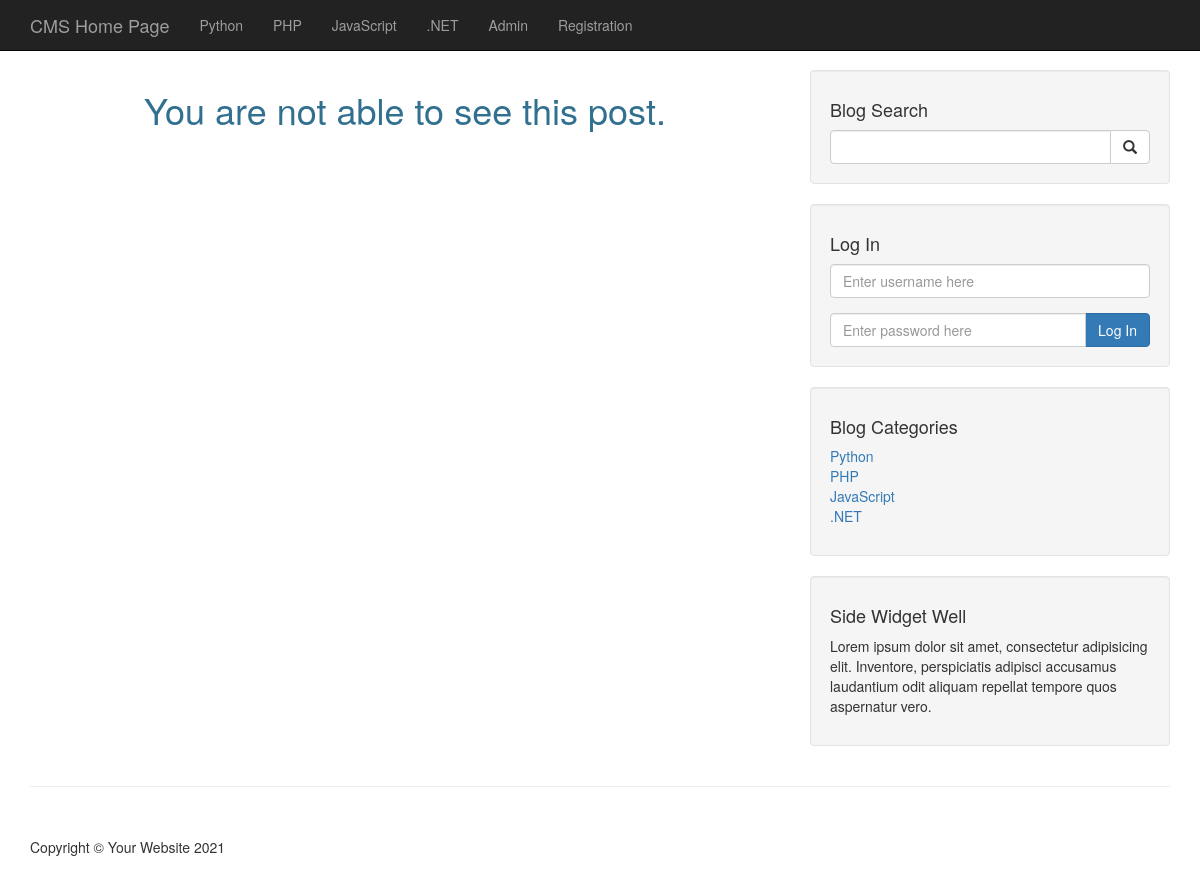
/post.php?p_id=33, run on an earlier commit of the app's database.
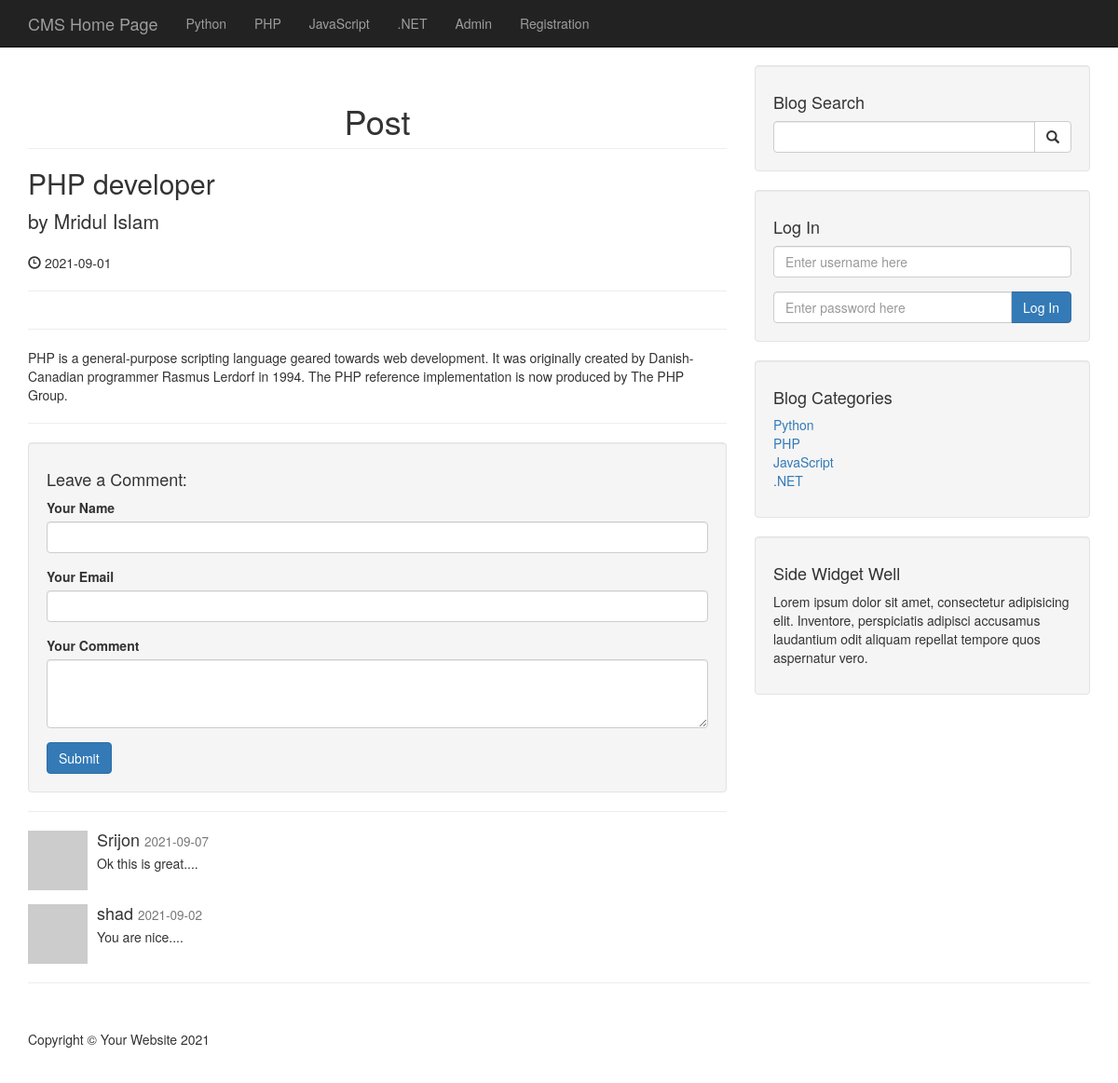
And on a later commit of the database.
### tables this page shows
CREATE TABLE `categories` (
  `cat_id` int(3) NOT NULL,
  `cat_title` varchar(255) NOT NULL
);

CREATE TABLE `posts` (
  `post_id` int(3) NOT NULL,
  `post_category_id` int(3) NOT NULL,
  `post_title` varchar(255) NOT NULL,
  `post_author` varchar(255) NOT NULL,
  `post_user` varchar(255) NOT NULL,
  `post_date` date NOT NULL,
  `post_image` text NOT NULL,
  `post_content` text NOT NULL,
  `post_tags` varchar(255) NOT NULL,
  `post_comment_count` int(3) NOT NULL,
  `post_status` varchar(255) NOT NULL DEFAULT 'draft',
  `post_views_count` int(11) NOT NULL
);

CREATE TABLE `comments` (
  `comment_id` int(3) NOT NULL,
  `comment_post_id` int(3) NOT NULL,
  `comment_author` varchar(255) NOT NULL,
  `comment_email` varchar(255) NOT NULL,
  `comment_content` text NOT NULL,
  `comment_status` varchar(255) NOT NULL,
  `comment_date` date NOT NULL
);

### post.php (the view, shortened to what this page needs)
<?php include("includes/db.php"); ?>
<?php include("includes/header.php"); ?>
    <?php include("includes/navigation.php");?>
    <div class="container">
        <div class="row">
            <div class="col-md-8">
                <?php
                if(isset($_GET['p_id'])){
                    $the_post_id = $_GET['p_id'];
                    $query = "UPDATE posts SET post_views_count = post_views_count + 1 WHERE post_id = {$the_post_id}";
                    if(isset($_SESSION['user_role']) && $_SESSION['user_role'] == 'Admin'){
                        $query = "SELECT * FROM posts WHERE post_id='{$the_post_id}' ";
                    }
                    else{
                        $query = "SELECT * FROM posts WHERE post_id='{$the_post_id}' AND post_status = 'published' ";
                    }
                    $select_all_posts_query = mysqli_query($connection,$query);
                    $count_posts = mysqli_num_rows($select_all_posts_query);
                    if($count_posts < 1){
                        echo "<h1 class='text-center text-info'> You are not able to see this post. </h1>";
                    }
                    else{
                        while($row = mysqli_fetch_assoc($select_all_posts_query)){
                            $post_title   = $row['post_title'];
                            $post_user    = $row['post_user'];
                            $post_date    = $row['post_date'];
                            $post_content = $row['post_content'];
                ?>
                        <h1 class="page-header text-center">
                            Post
                        </h1>
                        <h2>
                            <?php echo $post_title;?>
                        </h2>
                        <p class="lead">
                            by <?php echo $post_user;?>
                        </p>
                        <p><span class="glyphicon glyphicon-time"></span> <?php echo $post_date;?> </p>
                        <hr>
                        <hr>
                        <p> <?php echo $post_content;?> </p>
                        <hr>
                <?php
                            }
                ?>
                        <div class="well">
                            <h4>Leave a Comment:</h4>
                            <form action="" method="post" role="form">
                                <div class="form-group">
                                    <label for="author">Your Name</label>
                                    <input type="text" name="comment_author" class="form-control" id="author">
                                </div>
                                <div class="form-group">
                                    <label for="email">Your Email</label>
                                    <input type="email" name="comment_email" class="form-control" id="email">
                                </div>
                                <div class="form-group">
                                    <label for="comment">Your Comment</label>
                                    <textarea class="form-control" rows="3" id="comment" name="comment_content"></textarea>
                                </div>
                                <button type="submit" class="btn btn-primary" name="create_comment">Submit</button>
                            </form>
                        </div>
                        <hr>
                <?php
                        $query = "SELECT * FROM comments WHERE comment_post_id={$the_post_id} ";
                        $query .= "AND comment_status='approved' ";
                        $query .= "ORDER BY comment_id DESC ";
                        $select_comment_query = mysqli_query($connection, $query);
                        while($row = mysqli_fetch_assoc($select_comment_query)){
                            $the_comment_author = $row['comment_author'];
                            $the_comment_date = $row['comment_date'];
                            $the_comment_content = $row['comment_content'];
                ?>
                            <div class="media">
                                <a class="pull-left" href="#">
                                    <img class="media-object" src="http://placehold.it/64x64" alt="">
                                </a>
                                <div class="media-body">
                                    <h4 class="media-heading"><?php echo $the_comment_author; ?>
                                        <small><?php echo $the_comment_date; ?></small>
                                    </h4>
                                    <?php echo $the_comment_content;?>
                                </div>
                            </div>
                <?php
                        }
                    }
                }
                else{
                    header("Location: index.php");
                }
                ?>
            </div>
            <?php include("includes/sidebar.php");?>
        </div>
        <hr>
<?php include("includes/footer.php"); ?>

### includes/header.php (shortened to what this page needs)
<!DOCTYPE html>
<html lang="en">
<head>
    <link href="css/bootstrap.min.css" rel="stylesheet">
    <link href="css/blog-home.css" rel="stylesheet">
    <link rel="stylesheet" type="text/css" href="css/style.css" media="all">
</head>
<body>

### includes/navigation.php (shortened to what this page needs)
<nav class="navbar navbar-inverse navbar-fixed-top" role="navigation">
        <div class="container">
            <div class="navbar-header">
                <a class="navbar-brand" href="index.php">CMS Home Page</a>
            </div>
            <div class="collapse navbar-collapse" id="bs-example-navbar-collapse-1">
                <ul class="nav navbar-nav">
                    <?php
                    $query = "SELECT * FROM categories";
                    $select_all_categories_query = mysqli_query($connection,$query);
                    while ($row = mysqli_fetch_assoc($select_all_categories_query)) {
                        $cat_id    = $row['cat_id'];
                        $cat_title = $row['cat_title'];
                        echo "<li>
                            <a href='category.php?category={$cat_id}'>{$cat_title}</a>
                        </li>";
                    }
                    ?>
                    <li>
                        <a href="admin">Admin</a>
                    </li>
                    <li>
                        <a href="registration.php">Registration</a>
                    </li>
                </ul>
            </div>
        </div>
    </nav>

### includes/sidebar.php (shortened to what this page needs)
<div class="col-md-4">
    <div class="well">
        <h4>Blog Search</h4>
        <form action="search.php" method="post">
            <div class="input-group">
                <input type="text" name="search" class="form-control">
                <span class="input-group-btn">
                    <button name="submit" class="btn btn-default" type="submit">
                        <span class="glyphicon glyphicon-search"></span>
                </button>
                </span>
            </div>
        </form>
    </div>
    <div class="well">
        <h4>Log In</h4>
        <form action="includes/login.php" method="post">
            <div class="form-group">
                <input type="text" name="username" class="form-control" placeholder="Enter username here">
            </div>
            <div class="input-group">
                <input type="password" name="password" class="form-control" placeholder="Enter password here">
                <span class="input-group-btn">
                    <button class="btn btn-primary" name="login" type="submit">
                        Log In
                    </button>
                </span>
            </div>
        </form>
    </div>
    <div class="well">
        <?php
        $query = "SELECT * FROM categories";
        $query_result = mysqli_query($connection, $query);
        ?>
        <h4>Blog Categories</h4>
        <div class="row">
            <div class="col-lg-12">
                <ul class="list-unstyled">
                    <?php
                    while($row = mysqli_fetch_assoc($query_result)){
                        $cat_id = $row['cat_id'];
                        $cat_title = $row['cat_title'];
                        echo "<li><a href='category.php?category={$cat_id}'> {$cat_title} </a>
                        </li>";
                    }
                    ?>
                </ul>
            </div>
        </div>
    </div>
    <?php include "widget.php"; ?>
</div>

### includes/widget.php
<div class="well">
        <h4>Side Widget Well</h4>
        <p>Lorem ipsum dolor sit amet, consectetur adipisicing elit. Inventore, perspiciatis adipisci accusamus laudantium odit aliquam repellat tempore quos aspernatur vero.</p>
</div>

### includes/footer.php (shortened to what this page needs)
        <footer>
            <div class="row">
                <div class="col-lg-12">
                    <p>Copyright &copy; Your Website 2021</p>
                </div>
            </div>
        </footer>
    </div>
</body>
</html>

### css/blog-home.css (style rules this page uses)
body { padding-top: 70px; }
footer { margin: 50px 0; }

What changed in the data, as far as the page shows it:
now on this page (row edited): posts: post_title "PHP developer", post_user "Mridul Islam", post_date "2021-09-01", post_content "PHP is a general-purpose scripting language geared towards web development. It was originally created by Danish-Canadian programmer Rasmus Lerdorf in 1994. The PHP reference implementation is now produced by The PHP Group."
added comments: comment_author "Srijon", comment_date "2021-09-07", comment_content "Ok this is great...."
now on this page (row unchanged): comments: comment_author "shad", comment_date "2021-09-02", comment_content "You are nice...."
Also different on the page:
text no longer shown: "You are not able to see this post."
text now shown: "Leave a Comment: Your Name Your Email Your Comment Submit"
